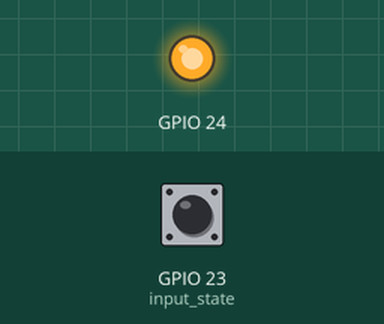
Simulated run of this program. Board: Raspberry Pi (BCM pin numbers). Shown: output pins drawn as LEDs (lit = HIGH). The test bench sets the inputs (shaded band); at power-on: GPIO 23 (input_state) HIGH.

Above: at 0.1 s.
At 5.1 s:
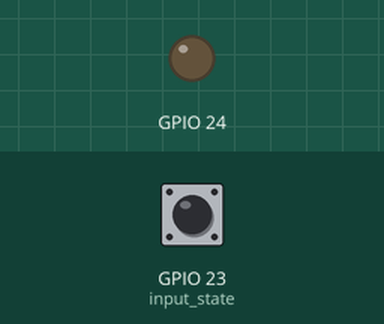
Timing chart, 0 to 6.6 s (numbered marks = the images above):
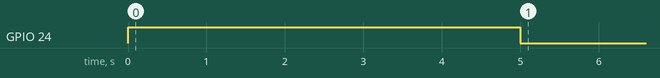

Measured:
- by itself, GPIO 24: HIGH → LOW at 5.0 s

The program:

17_hello_raspi.py
```python
import RPi.GPIO as gpio
import time
#Esto es para iniciar la board
gpio.setmode(gpio.BCM)
gpio.setup(23, gpio.IN, pull_up_down = gpio.PUD_UP)
gpio.setup(24, gpio.OUT)
gpio.output(24, True)
time.sleep(5)
while True:
    input_state = gpio.input(23)
    if input_state == False:
        gpio.output(24, True)
    else:
        gpio.output(24, False)
time.sleep(0.3)
gpio.cleanup(23)
gpio.cleanup(24)
```
